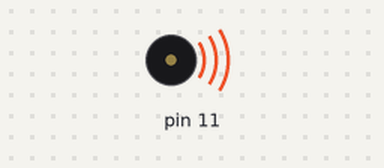
Bench run of a sketch on a simulated Arduino Uno, built with avr-gcc and run on an emulated ATmega328P. On the bench: buzzer (waves = sounding).

Above: at 0.1 s.
At 22.8 s:
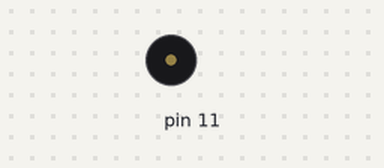
Timing chart, 0 to 24.3 s (numbered marks = the images above):
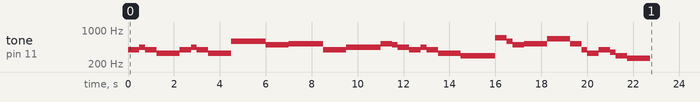

The sketch:

project_Buzzer_noche_paz.ino
```cpp
void setup(){
    pinMode(11,OUTPUT);
    tone(11,392,500); // write to buzzer
    delay(500);
    tone(11,440,250); // write to buzzer
    delay(250);
    tone(11,392,500); // write to buzzer
    delay(500);
    tone(11,330,1000); // write to buzzer
    delay(1000);
    tone(11,392,500); // write to buzzer
    delay(500);
    tone(11,440,250); // write to buzzer
    delay(250);
    tone(11,392,500); // write to buzzer
    delay(500);
    tone(11,330,1000); // write to buzzer
    delay(1000);
    tone(11,587,1000); // write to buzzer
    delay(1000);
    tone(11,587,500); // write to buzzer
    delay(500);
    tone(11,494,1000); // write to buzzer
    delay(1000);
    tone(11,523,1000); // write to buzzer
    delay(1000);
    tone(11,523,500); // write to buzzer
    delay(500);
    tone(11,392,1000); // write to buzzer
    delay(1000);
    tone(11,440,1000); // write to buzzer
    delay(1000);
    tone(11,440,500); // write to buzzer
    delay(500);
    tone(11,523,500); // write to buzzer
    delay(500);
    tone(11,494,250); // write to buzzer
    delay(250);
    tone(11,440,500); // write to buzzer
    delay(500);
    tone(11,392,500); // write to buzzer
    delay(500);
    tone(11,440,250); // write to buzzer
    delay(250);
    tone(11,392,500); // write to buzzer
    delay(500);
    tone(11,330,1000); // write to buzzer
    delay(1000);
    tone(11,294,1000); // write to buzzer
    delay(1000);
    tone(11,294,500); // write to buzzer
    delay(500);
    tone(11,698,500); // write to buzzer
    delay(500);
    tone(11,587,250); // write to buzzer
    delay(250);
    tone(11,494,500); // write to buzzer
    delay(500);
    tone(11,523,1000); // write to buzzer
    delay(1000);
    tone(11,659,1000); // write to buzzer
    delay(1000);
    tone(11,523,500); // write to buzzer
    delay(500);
    tone(11,392,250); // write to buzzer
    delay(250);
    tone(11,330,500); // write to buzzer
    delay(500);
    tone(11,392,500); // write to buzzer
    delay(500);
    tone(11,349,250); // write to buzzer
    delay(250);
    tone(11,294,500); // write to buzzer
    delay(500);
    tone(11,262,1000); // write to buzzer
    delay(1000);

}

void loop(){


}
```
